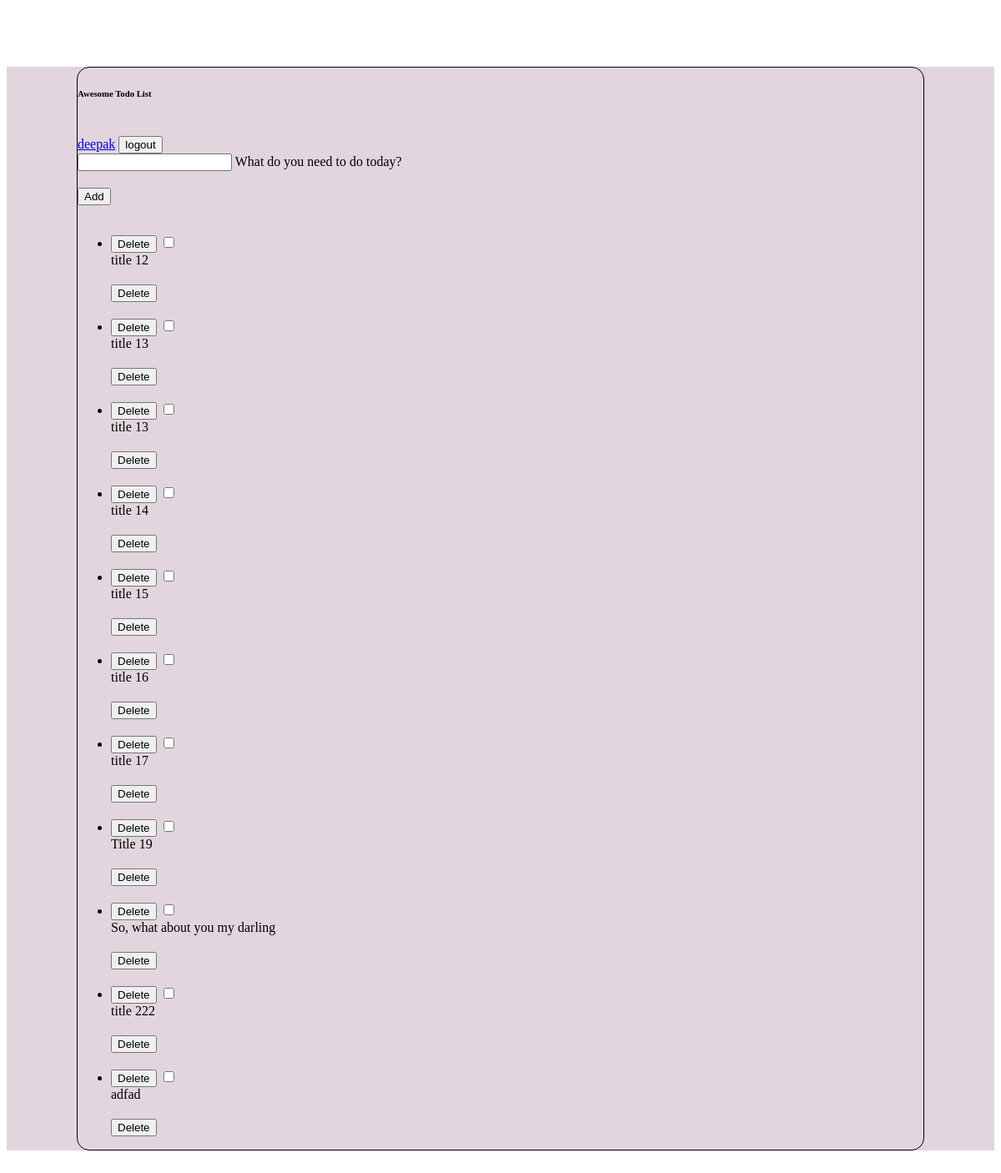
The app's page / (signed in), older data.
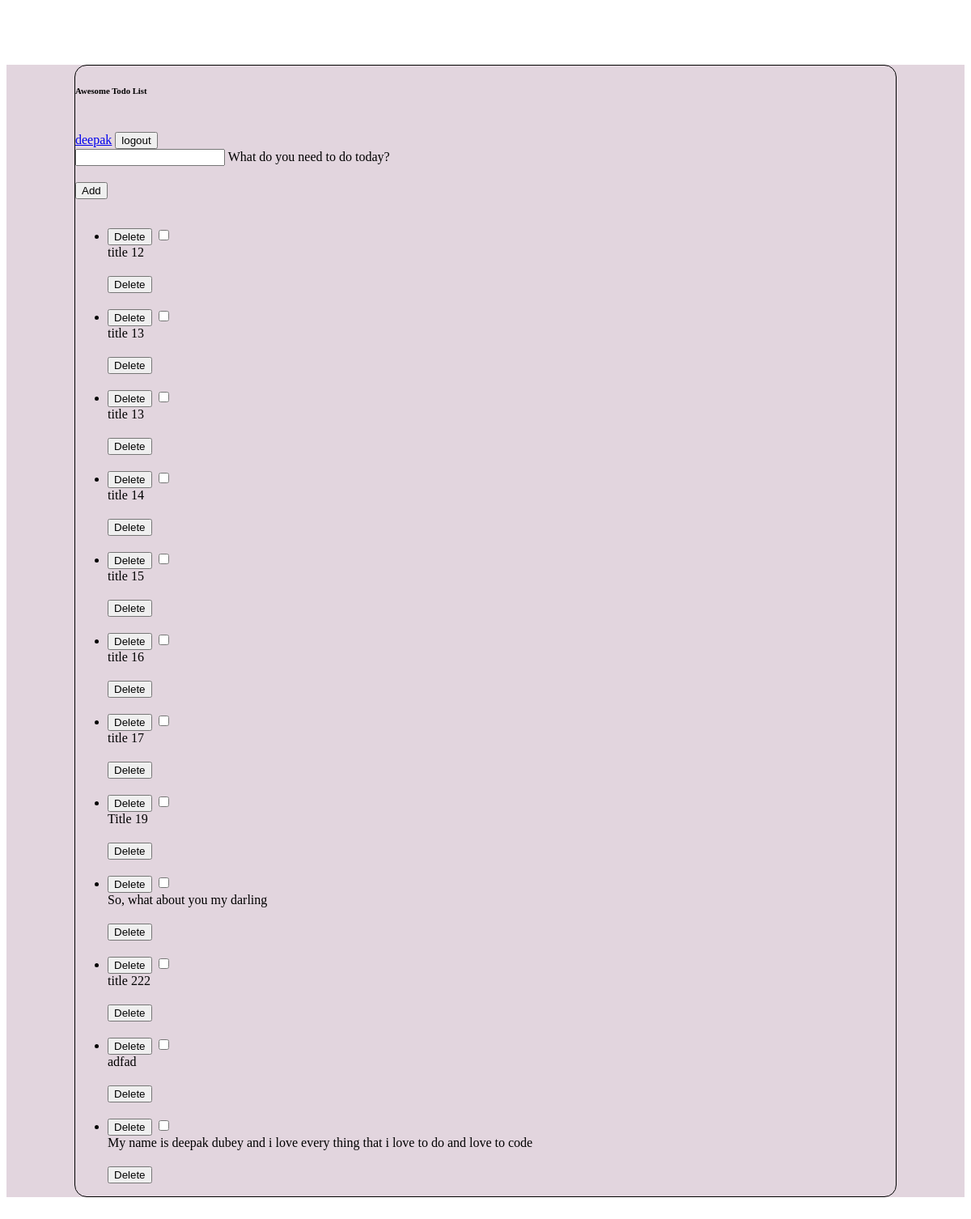
The same page, newer data.
### todoApp/models.py (models this page shows, shortened)
class Notes(models.Model):
    author = models.ForeignKey(User, on_delete=models.CASCADE)
    title = models.CharField(max_length =  200)
    description = models.TextField(default="none")
    isCompleted = models.BooleanField(default=False)
    date_modified = models.DateTimeField(auto_now=True)

### todoApp/views.py (the view, shortened to what this page needs)
# urls.py: path("", views.index, name='index'),
@login_required
def index(request):
    notes = Notes.objects.filter(author = request.user)
    return render(request, "todoApp/index.html", {"notes": notes, "username": request.user.username})

### todoApp/templates/todoApp/index.html (shortened to what this page needs)
{% extends "todoApp/base.html" %}
{% block content %}
<section class="vh-100" style="background-color: #e2d5de;">
    <div class="container py-5 h-100">
      <div class="row d-flex justify-content-center align-items-center h-100">
        <div class="col col-xl-10">
          <div class="card" style="border-radius: 15px;">
            <div class="card-body p-5">
              <div class="d-flex justify-content-between align-items-center">
              <h6 class="mb-3">Awesome Todo List</h6>
              <form  action="{% url 'logout' %}" method="POST" class="d-flex justify-content-center align-items-center mb-4">
                <a href="#">{{username}}</a>
                <button type="submit" class="btn btn-primary btn-lg ">logout</button>
              </form>
              </div>
            <div>
              <form  action="{% url 'index' %}" method="POST" class="d-flex justify-content-center align-items-center mb-4">
                <div class="form-outline flex-fill">
                  <input type="text" id="form3" class="form-control form-control-lg" name="title"/>
                  <label class="form-label" for="form3">What do you need to do today?</label>
                </div>
                <button type="submit" class="btn btn-primary btn-lg ms-2 myclass">Add</button>
              </form>
              <ul class="list-group mb-0">
                {% for note in notes %}
                <li
                  class="list-group-item d-flex justify-content-between align-items-center border-start-0 border-top-0 border-end-0 border-bottom rounded-0 mb-2">
                  {% if note.isCompleted %}
                  <div class="d-flex align-items-center">
                    <form  action="{% url 'done' note.id %}" method="get" class="d-flex justify-content-center align-items-center">
                      {% csrf_token %}
                      <button type="submit" class="btn btn-primary btn-lg ms-2 d-none myform{{note.id}}">Delete</button>
                      <input class="noteCheck" type="checkbox" value="" aria-label="..." checked  onclick="handleClick({{note.id}})"/>
                    </form>
                    <s> {{note.title}}</s>
                  </div>
                  {% else %}
                  <div class="d-flex align-items-center">
                    <form  action="{% url 'done' note.id %}" method="get" class="d-flex justify-content-center align-items-center">
                      <button type="submit" class="btn btn-primary btn-lg ms-2 d-none myform{{note.id}}">Delete</button>
                      <input class="noteCheck" type="checkbox" value="" aria-label="..."  onclick="handleClick({{note.id}})" />
                    </form>
                    {{note.title}}
                  </div>
                  {% endif %}
                  <form  action="{% url 'deleteNote' note.id %}" method="POST" class="d-flex justify-content-center align-items-center mb-4">
                    <button type="submit" class="btn btn-primary btn-lg ms-2">Delete</button>
                  </form>
                </li>
                {% endfor %}
              </ul>
            </div>
          </div>
        </div>
      </div>
    </div>
  </section>
  {% block script%}
  {% load static %}
  {% endblock %}
{% endblock %}

Row changes from the older to the newer data that the page shows:
added Notes: title "My name is deepak dubey and i love every thing that i love to do and love to code"
